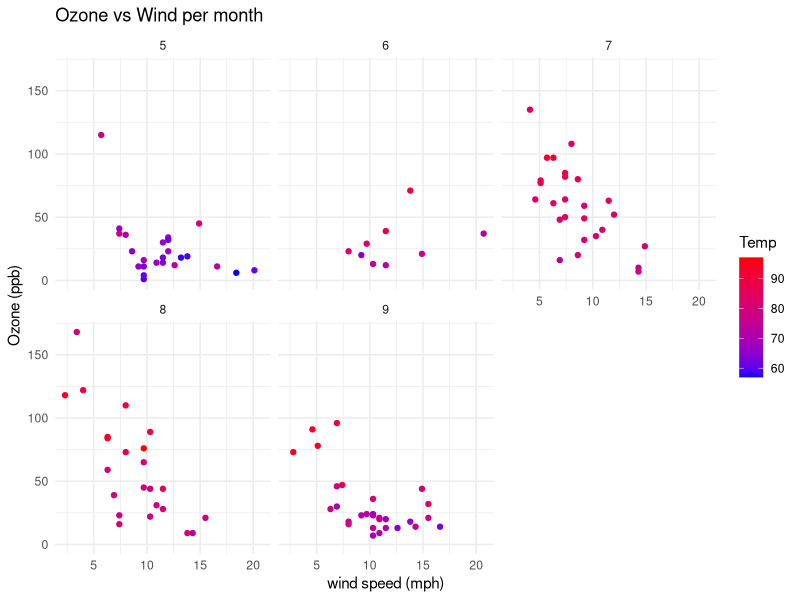
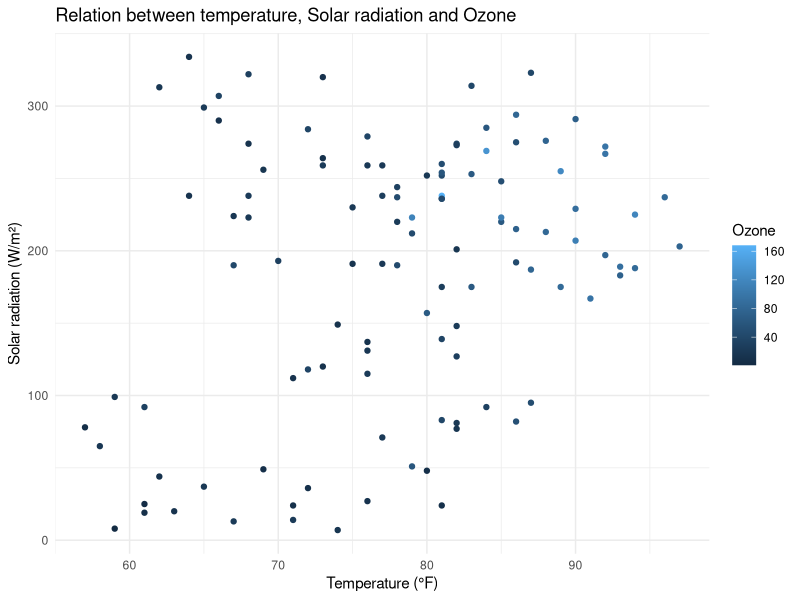

Write R code to recreate these figures, in order.
data(airquality)  # Took for the data cleaning possibility

library(ggplot2)
library(dplyr)

summary(airquality)
is.na(airquality) # Check for missing values
colSums(is.na(airquality)) # Check for missing values on the original data set

clean_data <- na.omit(airquality)
colSums(is.na(clean_data)) # Check for missing values on this cleaned data set

summary(clean_data)

ggplot(clean_data, aes(x = Wind, y = Ozone)) + #Define the axis
  geom_point(aes(color = Temp), size = 1.5) + #Set the type of the graph, dot size and set the variable Temp in funtion of the value
  scale_color_gradient(low = "blue", high = "red") + #Set the color gradient
  facet_wrap(~Month) +
  labs(title = "Ozone vs Wind per month", x = "wind speed (mph)", y = "Ozone (ppb)") +
  theme_minimal()

ggplot(clean_data, aes(x = Temp, y = Solar.R, fill = Ozone)) + #Define the axis, and the fill
  geom_point(aes(color = Ozone), size = 1.5) + #Set the type of the graph, dot size and set the variable Temp in funtion of the value
  labs(title = "Relation between temperature, Solar radiation and Ozone", 
       x = "Temperature (°F)", y = "Solar radiation (W/m²)") + #labels
  theme_minimal()